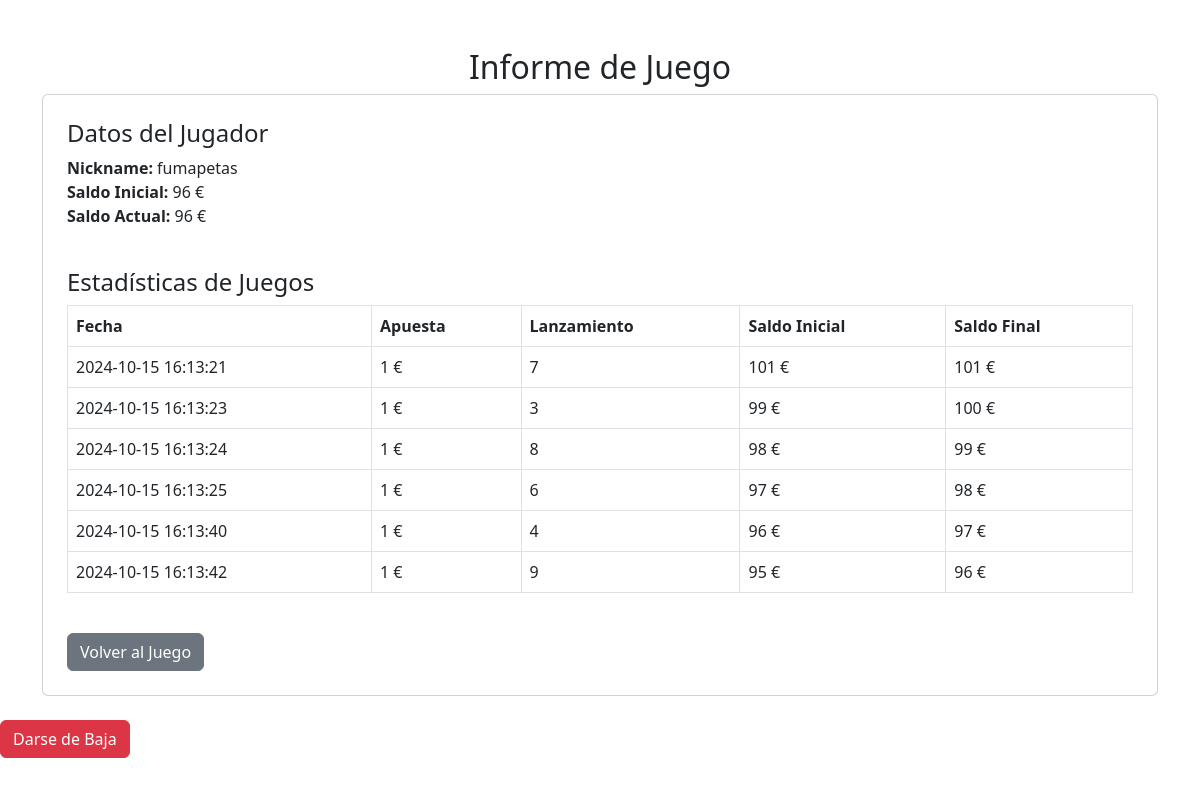
Screenshot of /proyecto/report.php (signed in) with the database file from the repository.
### tables this page shows
CREATE TABLE `jugador` (
  `id_jugador` int(11) NOT NULL,
  `nombre` varchar(45) NOT NULL,
  `apellidos` varchar(45) NOT NULL,
  `dni` varchar(20) NOT NULL,
  `edad` int(11) NOT NULL,
  `sexo` varchar(45) NOT NULL,
  `saldo` float NOT NULL,
  `contrasena` varchar(255) NOT NULL,
  `fecha` date DEFAULT NULL,
  `apodo` varchar(255) NOT NULL,
  `email` varchar(255) DEFAULT NULL,
  `rol` enum('usuario','admin') DEFAULT 'usuario'
);

CREATE TABLE `jugada` (
  `id_jugada` int(11) NOT NULL,
  `id_jugador` int(11) NOT NULL,
  `lanzamiento` int(2) NOT NULL,
  `hora` timestamp NOT NULL DEFAULT current_timestamp() ON UPDATE current_timestamp(),
  `apuesta` float NOT NULL,
  `saldo_inicial` float NOT NULL,
  `saldo_final` float NOT NULL
);

### proyecto/report.php (the view, shortened to what this page needs)
<?php
include 'conexion.php';
try {
    $conn = new PDO("mysql:host=$servername;dbname=$dbname", $username, $password);
    $conn->setAttribute(PDO::ATTR_ERRMODE, PDO::ERRMODE_EXCEPTION);
} catch (PDOException $e) {
    die("Conexión fallida: " . $e->getMessage());
}
$apodo = $_SESSION['apodo'];
try {
    $stmt = $conn->prepare("SELECT * FROM jugador WHERE apodo = :apodo");
    $stmt->bindParam(':apodo', $apodo);
    $stmt->execute();
    $jugador = $stmt->fetch(PDO::FETCH_ASSOC);
    $stmt_jugadas = $conn->prepare("SELECT * FROM jugada WHERE id_jugador = :id_jugador");
    $stmt_jugadas->bindParam(':id_jugador', $jugador['id_jugador']);
    $stmt_jugadas->execute();
    $result_jugadas = $stmt_jugadas->fetchAll(PDO::FETCH_ASSOC);
    $initialBalance = isset($_SESSION['initial_balance']) ? $_SESSION['initial_balance'] : $jugador['saldo'];
    $currentBalance = $jugador['saldo'];
} catch (PDOException $e) {
    die("Error al obtener datos: " . $e->getMessage());
}
?>
<!DOCTYPE html>
<html lang="es">
<head>
    <link rel="stylesheet" href="https://cdn.jsdelivr.net/npm/bootstrap@5.3.0/dist/css/bootstrap.min.css">
    <link rel="stylesheet" href="css/styles.css">
</head>
<body>
    <div class="container mt-5">
        <h2 class="text-center">Informe de Juego</h2>
        <div class="card p-4">
            <h4>Datos del Jugador</h4>
            <ul class="list-unstyled">
                <li><strong>Nickname:</strong> <?= htmlspecialchars($jugador['apodo']) ?></li>
                <li><strong>Saldo Inicial:</strong> <?= htmlspecialchars($initialBalance) ?> €</li>
                <li><strong>Saldo Actual:</strong> <?= htmlspecialchars($currentBalance) ?> €</li>
            </ul>
            <h4 class="mt-4">Estadísticas de Juegos</h4>
            <?php if (count($result_jugadas) > 0): ?>
                <table class="table table-bordered">
                    <thead>
                        <tr>
                            <th>Fecha</th>
                            <th>Apuesta</th>
                            <th>Lanzamiento</th>
                            <th>Saldo Inicial</th>
                            <th>Saldo Final</th>
                        </tr>
                    </thead>
                    <tbody>
                        <?php foreach ($result_jugadas as $jugada): ?>
                            <tr>
                                <td><?= htmlspecialchars($jugada['hora']) ?></td>
                                <td><?= htmlspecialchars($jugada['apuesta']) ?> €</td>
                                <td><?= htmlspecialchars($jugada['lanzamiento']) ?></td>
                                <td><?= htmlspecialchars($jugada['saldo_inicial']) ?> €</td>
                                <td><?= htmlspecialchars($jugada['saldo_final']) ?> €</td>
                            </tr>
                        <?php endforeach; ?>
                    </tbody>
                </table>
            <?php else: ?>
                <p>No has jugado aún.</p>
            <?php endif; ?>
            <div class="mt-4">
                <a href="game.php" class="btn btn-secondary">Volver al Juego</a>
            </div>
        </div>
    </div>
    <div class="mt-4">
    <form action="correo.php" method="POST">
        <button type="submit" name="baja" class="btn btn-danger">Darse de Baja</button>
    </form>
</div>
</body>
</html>

### rows the page displays
jugador: apodo "fumapetas", saldo "96"
jugada: hora "2024-10-15 16:13:21", apuesta "1", lanzamiento "7", saldo_inicial "101", saldo_final "101"
jugada: hora "2024-10-15 16:13:23", apuesta "1", lanzamiento "3", saldo_inicial "99", saldo_final "100"
jugada: hora "2024-10-15 16:13:24", apuesta "1", lanzamiento "8", saldo_inicial "98", saldo_final "99"
jugada: hora "2024-10-15 16:13:25", apuesta "1", lanzamiento "6", saldo_inicial "97", saldo_final "98"
jugada: hora "2024-10-15 16:13:40", apuesta "1", lanzamiento "4", saldo_inicial "96", saldo_final "97"
jugada: hora "2024-10-15 16:13:42", apuesta "1", lanzamiento "9", saldo_inicial "95", saldo_final "96"
